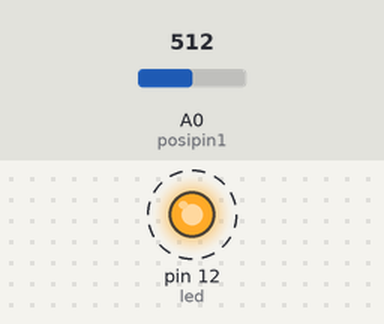
This sketch was run on a simulated Arduino Uno, built with avr-gcc and run on an emulated ATmega328P. Parts: output pins drawn as LEDs (lit = HIGH). Dashed ring = blinking. The test bench sets the inputs (shaded band); at power-on: A0 (posipin1) = 512. What the sketch prints to the serial monitor is not drawn.

Above: at 0.5 s.
Timing chart, 0 to 4.6 s (numbered marks = the images above):
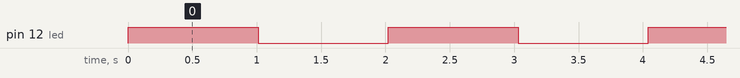

Measured:
- by itself, pin 12 (led): alternates HIGH for 1.0 s and LOW for 1.0 s

The sketch:

voltmetr.ino
```cpp
int led=12;
const float refVolt=5;
const int posipin1=0;

void setup() {
  // put your setup code here, to run once:
pinMode(led,OUTPUT);
Serial.begin(9600);
}

void loop() {
   for (int i=1;i<=1000;i=i+50)
   {
  digitalWrite(led,HIGH);
 int val1=analogRead(posipin1);
 float vlt=((val1)/1024.0*refVolt);
 Serial.println(vlt);
delay(50);
   }

   for (int i=1;i<=1000;i=i+50)
   {
   digitalWrite(led,LOW);
int val1=analogRead(posipin1);


 float vlt=((val1)/1024.0*refVolt);
 Serial.println(vlt);
 delay(50);
   }

}
```
